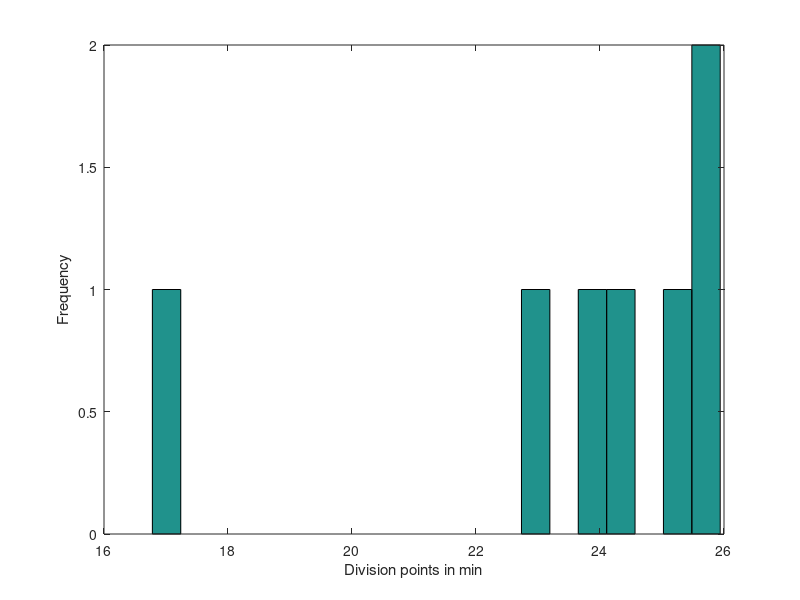
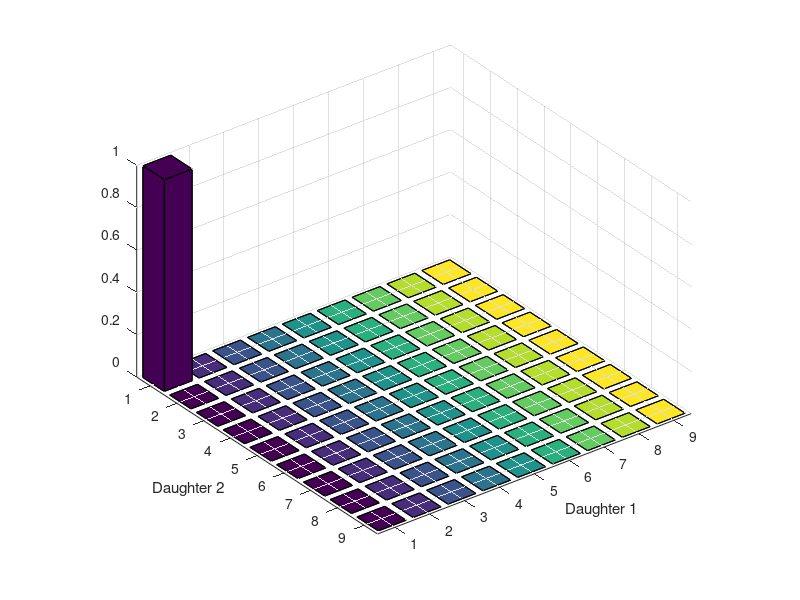

Write the MATLAB code that produced these figures, in order.
%The main structure of the simulation script
clear all
clc
%Initialization of Variables
disp('How many hours do you want to run the experiment?');
myDT = input('Entre number + press entre:');
disp('select you case');
disp('1.equally distributed between two daughter cells');
disp('2.binomially distributed between two daughter cells');
disp('3.distributed following the hitchhiking machanism');
selection = input('Enter a number according to your case + press entre:');

DT=myDT*60;%Experiment duration(minitutes)
RT=0;%Experimental run time initialization
CA=0;%Cell Age initialization
CM=round(2 + 1.*rand);%Number of Molecule in the cell to start with
Td=24 + 3.*randn;%Division point of a cell
Tr=6.8;%Replication point of a cell
Gn=0;%Generation number initialization
M=0;%initilize the number of molecules in mother cell
D1=0;%initilize the number of molecules in one daughter cell
D2=0;%initilize the number of molecules in other daughter cell
molecule=2;%2 molecules are produces per generation(~23 min) on average
k= 0.1214;%(calculated by the kscript)
A1=zeros(1000000,6);%Result matrix initialization(M,D1,D2,Tr,Td,CA)
index = 1;%initilize the index value fot the result matix
A1(index,5)=Td;
A1(index,4)=Tr;
B1=zeros(10000000,1);
deltcount=1;
%Main Loop

while RT < DT
%time point of molecule generation
r=rand;
delt= -log(1-r)/k;%Production of a new molecules 
RT = RT + delt;
B1(deltcount,1)=delt;% to keep the record of data
deltcount=deltcount+1;

CA=CA+delt;%incriment of the cell age
if (CA < Tr) 
    CM=CM+1;%condition for the molecule production before replication point
elseif (CA >= Tr && CA < Td)
    CM=CM+1;
    k=0.0607;
    %Rate of production of new molecules gets double
    %k and delta(production of new molecules) are inversely proportional
elseif (CA >= Td)%condition after division
    k=0.1214;
    Td=24 + 3.*randn;% 24 mins of normallly distributed time/generation
    A1(index+1,5)=Td;
    Tr=6.8; %We could make it dependent of Td(more complicated)
    A1(index+1,4)=Tr;
    deltSum=CA;
    A1(index,6)=deltSum;%summation of delt for a perticular generation
    CA=0;%Return to the bith of a cell
   
    
    mycase = selection;
    
 %ways of distribution
    
switch mycase 
   case 1 
  dummy1=rand;
  if dummy1 <=0.5;%makes a random choice
  D1= round(CM/2);
  D2 = CM-D1;
  M=D1+D2;
  else
  D2= round(CM/2);
  D1 = CM-D2;
  M=D1+D2;
  end
    case 2
  dummy2 = rand(CM,1);%generate random number
  mol_D1 = (dummy2 >= 0.5);%makes binary depeding on the threshold
  D1= sum(mol_D1);
  D2 = CM - D1;
  M=D1+D2;
    case 3
     if CM == 1 || CM == 2
  dummy99 = rand(CM,1);
  mol_D1 = (dummy99 >= 0.5);
  D1= sum(mol_D1);
  D2 = CM - D1;
  M=D1+D2;
elseif CM == 3 || CM == 4
     dummy98=rand;
     if dummy98 <=0.5;
     D1= round(CM/2);
     D2 = CM-D1;
     M=D1+D2;
     else
     D2= round(CM/2);
     D1 = CM-D2;
     M=D1+D2;
     end
  elseif CM > 4
    D1_p1 = 2;
    D2_p1 = 2;
    rest = CM - 4;
    dummy97 = rand(rest,1);
    mol_p2D1 = (dummy97 >= 0.5);
    D1_p2= sum(mol_p2D1);
    D2_p2 = rest - D1_p2;
    D1 = D1_p1 + D1_p2;
    D2 = D2_p1 + D2_p2;
    M=D1+D2;
    end
        otherwise
        disp('wrong case selection so,weird result');
        
end
dummy6=rand; %random selsection of a cell for next round
if dummy6 <=0.5;
CM = D1;
else
CM = D2;
end
  Gn=Gn+1;
  A1(index,1)=M;%updata the matix,m_for 1stCol,D1 for 2ndCol,D2 for 3rdCol
  A1(index,2)=D1;
  A1(index,3)=D2;
  index = index + 1;
end
  resultM =A1(1:Gn,1);
  resultD1=A1(1:Gn,2);
  resultD2=A1(1:Gn,3);
  FinalResultMatrix=[resultM resultD1 resultD2];


end %ends the while loop

%Result of the simulation
A=[A1(1:Gn,1) A1(1:Gn,2) A1(1:Gn,3) A1(1:Gn,4) A1(1:Gn,5) A1(1:Gn,6)];
%matix of the time points of new molecule generation
B=B1(1:deltcount-1,1);
%figure
%hist(B,20)
%xlabel('Delt points in min')
%ylabel('Frequency')
figure
hist(A(:,5),20)
xlabel('Division points in min')
ylabel('Frequency')
%figure
%hist(A(:,6),20)
%xlabel('delt Sum for a generation in min')
%ylabel('Frequency')
%plotting the result matix(D1,D2)

U=zeros(9,9);
P1=FinalResultMatrix;
N1=P1(:,2);
N2=P1(:,3);
NNa=max(N1);
NNb=max(N2);
if (NNa>NNb)
    NN=NNa;
else NN=NNb;
end
for i=0:NN
    for j=0:NN

        Na=N1==i & N2==j;
        U(i+1,j+1)=sum(Na);%counts the different combinations of D1 and D2

    end
end
Ua=sum(U);%sum of all the col in U matrix
Ub=sum(Ua);%Sum of all the values in U matix
Un=U/Ub;%U matrix weighed against Ub value

figure
bar3(Un)
xlabel('Daughter 1')
ylabel('Daughter 2')
Avg = mean(FinalResultMatrix,1); % Average of this simuation

%save('SimDataR.mat','U');if I like save the raw matrix

%matrix modification if we want to cobind similar distribution patterns
%uU = triu(U);
%lU = triu(U');
%tU = lU + uU;
%tU  = tU([1:size(tU,1)],[1:size(tU,2)])./2;
%figure
%bar3(tU)
%xlabel('Daughter 1')
%ylabel('Daughter 2')

